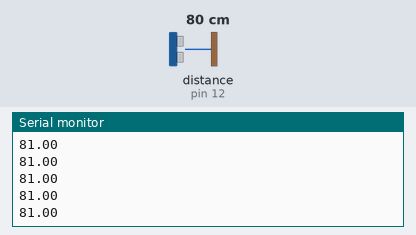
A sketch run on a simulated Arduino Mega 2560, built with avr-gcc and run on an emulated ATmega2560. Parts: the last lines printed to the serial monitor. The test bench sets the inputs (shaded band); at power-on: distance to the obstacle (sensor on pin 12) 80 cm. The echo pulse lasts 58.3 µs per cm.

Above: at 1.2 s.
1.3 s: distance to the obstacle (sensor on pin 12) set to 2 cm
At 1.37 s:
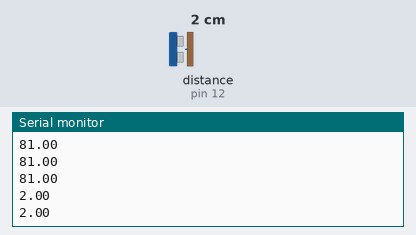
2.8 s: distance to the obstacle (sensor on pin 12) set to 4 cm
At 2.82 s:
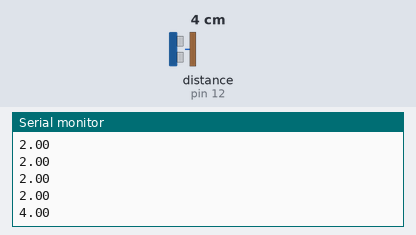
Timing chart, 0 to 5.8 s (numbered marks = the images above; inputs shaded):
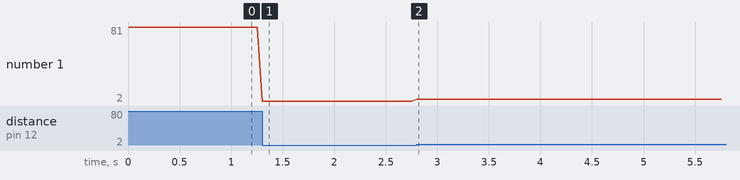

The sketch:

plot_distance.ino
```cpp
#include <NewPing.h>

#define TRIGGER_PIN   2 // Arduino pin tied to trigger pin on ping sensor.
#define ECHO_PIN      12 // Arduino pin tied to echo pin on ping sensor.
#define MAX_DISTANCE 200 // Maximum distance we want to ping for (in centimeters). Maximum sensor distance is rated at 400-500cm.

NewPing sonar(TRIGGER_PIN, ECHO_PIN, MAX_DISTANCE); // NewPing setup of pins and maximum distance.

unsigned int pingSpeed = 50; // How frequently are we going to send out a ping (in milliseconds). 50ms would be 20 times a second.
unsigned long pingTimer;     // Holds the next ping time.

void setup() {
  Serial.begin(115200); // Open serial monitor at 115200 baud to see ping results.
  Serial.println("Hello!");
  pingTimer = millis(); // Start now.
}

void loop() {
  // Notice how there's no delays in this sketch to allow you to do other processing in-line while doing distance pings.
  if (millis() >= pingTimer) {   // pingSpeed milliseconds since last ping, do another ping.
    pingTimer += pingSpeed;      // Set the next ping time.
    pingTimer = millis() + 50;
    //sonar.ping_timer(echoCheck); // Send out the ping, calls "echoCheck" function every 24uS where you can check the ping status.
    measurement();
  }
  // Do other stuff here, really. Think of it as multi-tasking.
}

void echoCheck() { // Timer2 interrupt calls this function every 24uS where you can check the ping status.
  // Don't do anything here!
  if (sonar.check_timer()) { // This is how you check to see if the ping was received.
    // Here's where you can add code.
    Serial.println(sonar.ping_result / US_ROUNDTRIP_CM); // Ping returned, uS result in ping_result, convert to cm with US_ROUNDTRIP_CM.
  }
  // Don't do anything here!
}

void measurement(){
  float dist = sonar.ping_cm(MAX_DISTANCE);
  dist = dist == 0 ? MAX_DISTANCE : dist;
  Serial.println(dist);
}
```

Measured:
- after the input at 1.3 s, the serial monitor: prints a new line at once (image 1)
- after the input at 2.8 s, the serial monitor: prints a new line at once (image 2)
- plotted number 1: 81 → 2 after the input at 1.3 s, 2 → 4 after the input at 2.8 s
